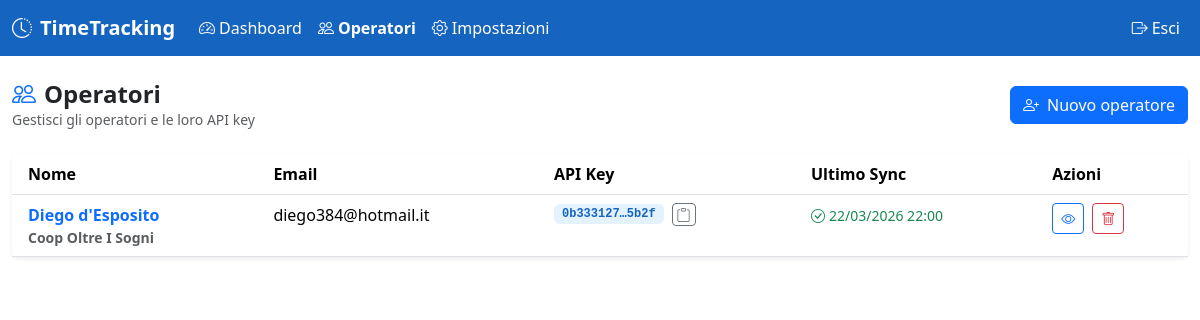
/operators (signed in), run on the app's committed database.
### models.py (models this page shows, shortened)
class Operator(Base):
    __tablename__ = "operators"
    id = Column(Integer, primary_key=True, index=True)
    name = Column(String, nullable=False)
    surname = Column(String, nullable=False)
    cooperative = Column(String, default="Cooperativa Sociale Oltre i sogni")
    email = Column(String, default="")
    api_key = Column(String, unique=True, nullable=False, index=True)
    created_at = Column(DateTime, default=lambda: datetime.now(timezone.utc))
    last_sync = Column(DateTime, nullable=True)
    day_entries = relationship("DayEntry", back_populates="operator", cascade="all, delete-orphan")
    comune_services = relationship("ComuneService", back_populates="operator", cascade="all, delete-orphan")
    contract_hours = relationship("ContractHours", back_populates="operator", uselist=False, cascade="all, delete-orphan")

### main.py (the view)
@app.get("/operators", response_class=HTMLResponse)
def operators_list(request: Request, db: Session = Depends(get_db)):
    user = require_admin(request, db)
    operators = db.query(Operator).order_by(Operator.surname).all()
    return templates.TemplateResponse(request, "operators.html",
                                      _ctx(db, current_user=user, operators=operators))

### templates/operators.html (shortened to what this page needs)
{% extends "base.html" %}
{% block content %}
<div class="d-flex justify-content-between align-items-center mb-4">
  <div>
    <h4 class="fw-bold mb-0"><i class="bi bi-people me-2 text-primary"></i>Operatori</h4>
    <p class="text-muted small mb-0">Gestisci gli operatori e le loro API key</p>
  </div>
  <button class="btn btn-primary" data-bs-toggle="modal" data-bs-target="#modalCrea">
    <i class="bi bi-person-plus me-2"></i>Nuovo operatore
  </button>
</div>
<div class="card shadow-sm border-0">
  <div class="card-body p-0">
    <table class="table table-hover mb-0">
      <thead class="table-header">
        <tr>
          <th class="ps-3">Nome</th>
          <th>Email</th>
          <th>API Key</th>
          <th>Ultimo Sync</th>
          <th>Azioni</th>
        </tr>
      </thead>
      <tbody>
        {% for op in operators %}
        <tr>
          <td class="ps-3 fw-semibold">
            <a href="/operators/{{ op.id }}" class="text-decoration-none">{{ op.full_name }}</a>
            <div class="text-muted small">{{ op.cooperative }}</div>
          </td>
          <td>{{ op.email or "–" }}</td>
          <td>
            <div class="d-flex align-items-center gap-2">
              <code class="badge badge-api px-2 py-1" id="key-{{ op.id }}">
                {{ op.api_key[:8] }}…{{ op.api_key[-4:] }}
              </code>
              <button class="btn btn-sm btn-outline-secondary py-0 px-1"
                      onclick="copyKey('{{ op.api_key }}', {{ op.id }})" title="Copia">
                <i class="bi bi-clipboard" id="icon-{{ op.id }}"></i>
              </button>
            </div>
          </td>
          <td>
            {% if op.last_sync %}
            <span class="text-success small">
              <i class="bi bi-check-circle me-1"></i>{{ op.last_sync.strftime('%d/%m/%Y %H:%M') }}
            </span>
            {% else %}
            <span class="text-muted small">Mai sincronizzato</span>
            {% endif %}
          </td>
          <td>
            <a href="/operators/{{ op.id }}" class="btn btn-sm btn-outline-primary me-1">
              <i class="bi bi-eye"></i>
            </a>
            <form method="post" action="/operators/{{ op.id }}/delete" class="d-inline"
                  onsubmit="return confirm('Eliminare {{ op.full_name }}? Tutti i dati verranno cancellati.')">
              <button type="submit" class="btn btn-sm btn-outline-danger">
                <i class="bi bi-trash"></i>
              </button>
            </form>
          </td>
        </tr>
        {% endfor %}
      </tbody>
    </table>
  </div>
</div>
{% endblock %}

### templates/base.html (style rules this page uses)
:root { --bs-primary: #1565C0; }
.table-header { background-color: #0D3C7A; color: white; }
.badge-api { font-family: monospace; font-size: .75rem; background: #e3f2fd; color: #1565C0; }

### data on the page
Operator: full_name "Diego d'Esposito", cooperative "Coop Oltre I Sogni", email "diego384@hotmail.it", api_key "0b333127", api_key "5b2f", last_sync "22/03/2026 22:00"
